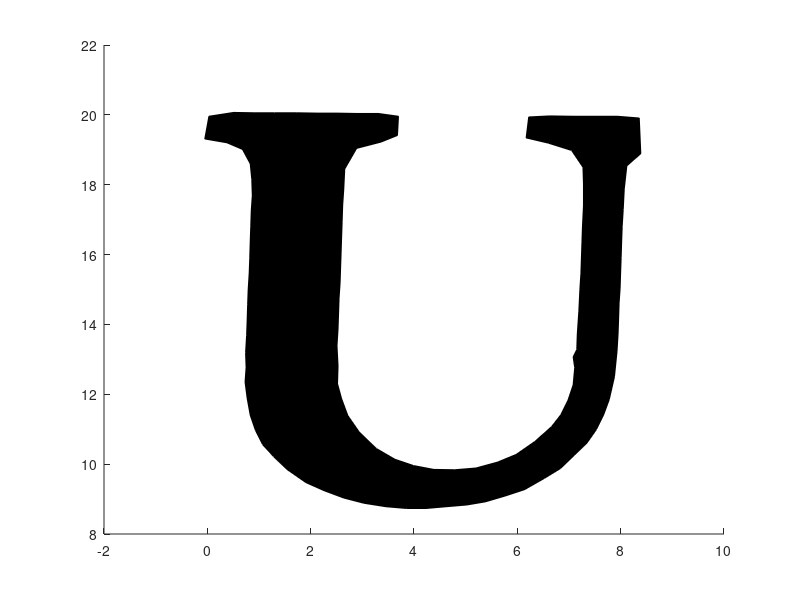

This chart was generated by the following MATLAB code: (Note: this script raises an error after producing the figure.)
%% script_1
%
%   This script produces the first letter of the logo.
%

%read in data
data = csvread('data/letter_1.csv');
%plot data
p = patch(data(:,1), data(:,2), 'black');
p.LineWidth = 2;

%% SOLUTION: Breakout 1

% %read in data
% data = csvread('data/letter_1.csv');
% %plot data
% p = patch(data(:,1), data(:,2), [1, 0.8, 0]);  % per reviewer comment
% p.LineWidth = 2;